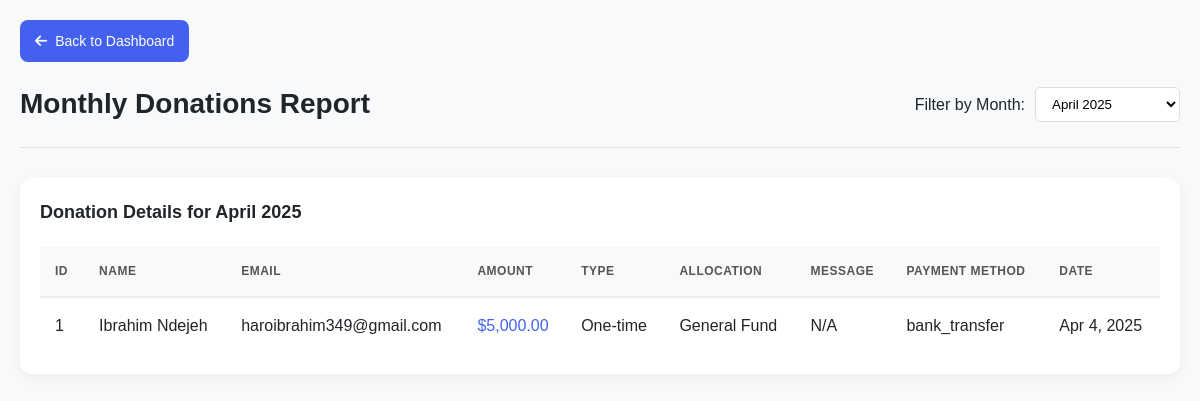
The app's page /monthly_donations.php (signed in) with its own data.
### tables this page shows
CREATE TABLE `donations` (
  `id` int(11) NOT NULL,
  `name` varchar(100) NOT NULL,
  `email` varchar(100) NOT NULL,
  `donation_type` varchar(50) NOT NULL,
  `allocation` varchar(50) NOT NULL,
  `amount` decimal(10,2) NOT NULL,
  `message` text DEFAULT NULL,
  `payment_method` varchar(50) NOT NULL,
  `donation_date` datetime NOT NULL
);

### monthly_donations.php (the view, shortened to what this page needs)
<?php
try
{
    require 'db.php';
    $pdo->query("SELECT 1");
} catch (PDOException $e)
{
    error_log("Database connection error: " . $e->getMessage());
    die("Could not connect to the database. Please try again later.");
}
try
{
    $stmt = $pdo->query("
        SELECT
            id,
            name,
            email,
            donation_type,
            allocation,
            amount,
            message,
            payment_method,
            donation_date
        FROM donations
        ORDER BY donation_date DESC
    ");
    $donations = $stmt->fetchAll(PDO::FETCH_ASSOC);
} catch (PDOException $e)
{
    error_log("Database query error: " . $e->getMessage());
    $error = "An error occurred while fetching donation data. Please try again later.";
} catch (Exception $e)
{
    error_log("Application error: " . $e->getMessage());
    $error = $e->getMessage();
}
$currentMonth = isset($_GET['month']) ? $_GET['month'] : date('Y-m');
$filteredDonations = [];
if (empty($error) && !empty($donations))
{
    $filteredDonations = array_filter($donations, function ($donation) use ($currentMonth)
    {
        return strpos($donation['donation_date'], $currentMonth) === 0;
    });
}
$months = [];
for ($i = 0; $i < 12; $i++) {
    $timestamp = strtotime("-$i months");
    $value = date('Y-m', $timestamp);
    $label = date('F Y', $timestamp);
    $months[$value] = $label;
}
?>
<!DOCTYPE html>
<html lang="en">
<head>
    <link rel="stylesheet" href="https://cdnjs.cloudflare.com/ajax/libs/font-awesome/6.0.0-beta3/css/all.min.css">
</head>
<body>
    <div class="app-container">
        <a href="admin_dashboard.php" class="back-button">
            <i class="fas fa-arrow-left"></i>
            Back to Dashboard
        </a>
        <div class="header">
            <h1>Monthly Donations Report</h1>
            <div class="filter-container">
                <label for="month-filter">Filter by Month:</label>
                <select id="month-filter" onchange="location.href='?month=' + this.value">
                    <?php foreach ($months as $value => $label): ?>
                        <option value="<?= htmlspecialchars($value) ?>" <?= $value === $currentMonth ? 'selected' : '' ?>>
                            <?= htmlspecialchars($label) ?>
                        </option>
                    <?php endforeach; ?>
                </select>
            </div>
        </div>
        <div class="table-container">
            <div class="table-header">
                <h2 class="table-title">Donation Details for <?= htmlspecialchars(date('F Y', strtotime($currentMonth))) ?></h2>
            </div>
            <table>
                <thead>
                    <tr>
                        <th>ID</th>
                        <th>Name</th>
                        <th>Email</th>
                        <th>Amount</th>
                        <th>Type</th>
                        <th>Allocation</th>
                        <th>Message</th>
                        <th>Payment Method</th>
                        <th>Date</th>
                    </tr>
                </thead>
                <tbody>
                    <?php if (empty($filteredDonations)): ?>
                        <tr>
                            <td colspan="9" class="no-data">
                                <i class="fas fa-info-circle" style="margin-right: 8px;"></i>
                                No donations found for this month
                            </td>
                        </tr>
                    <?php else: ?>
                        <?php foreach ($filteredDonations as $donation): ?>
                            <tr>
                                <td><?= htmlspecialchars($donation['id']) ?></td>
                                <td><?= htmlspecialchars($donation['name']) ?></td>
                                <td><?= htmlspecialchars($donation['email']) ?></td>
                                <td class="amount">$<?= number_format($donation['amount'], 2) ?></td>
                                <td><?= htmlspecialchars($donation['donation_type']) ?></td>
                                <td><?= htmlspecialchars($donation['allocation']) ?></td>
                                <td><?= !empty($donation['message']) ? htmlspecialchars($donation['message']) : 'N/A' ?></td>
                                <td><?= htmlspecialchars($donation['payment_method']) ?></td>
                                <td><?= htmlspecialchars(date('M j, Y', strtotime($donation['donation_date']))) ?></td>
                            </tr>
                        <?php endforeach; ?>
                    <?php endif; ?>
                </tbody>
            </table>
        </div>
    </div>
</body>
</html>

### monthly_donations.php (style rules this page uses)
:root { --primary: #4361ee; --primary-light: #4895ef; --success: #4cc9f0; --warning: #f8961e; --danger: #f72585; --dark: #212529; --light: #f8f9fa; --transition: all 0.3s ease; }
* { margin: 0; padding: 0; box-sizing: border-box; }
body { font-family: 'Poppins', sans-serif; background-color: var(--light); color: var(--dark); line-height: 1.6; }
.app-container { padding: 20px; max-width: 1200px; margin: 0 auto; }
.back-button { display: inline-flex; align-items: center; background-color: var(--primary); color: white; padding: 10px 15px; border-radius: 8px; text-decoration: none; font-size: 14px; margin-bottom: 20px; transition: var(--transition); }
.back-button i { margin-right: 8px; }
.header { display: flex; justify-content: space-between; align-items: center; margin-bottom: 30px; padding-bottom: 20px; border-bottom: 1px solid #e0e0e0; flex-wrap: wrap; gap: 15px; }
.header h1 { font-size: 28px; color: var(--dark); }
.filter-container { display: flex; align-items: center; gap: 10px; }
.filter-container label { font-weight: 500; }
.filter-container select { padding: 8px 12px; border-radius: 5px; border: 1px solid #ddd; background-color: white; cursor: pointer; }
.table-container { background-color: white; border-radius: 12px; box-shadow: 0 4px 12px rgba(0, 0, 0, 0.05); padding: 20px; overflow-x: auto; }
.table-header { display: flex; justify-content: space-between; align-items: center; margin-bottom: 20px; }
.table-title { font-size: 18px; font-weight: 600; color: var(--dark); }
table { width: 100%; border-collapse: collapse; min-width: 800px; }
th { background-color: #f8f9fa; color: #555; font-weight: 600; text-align: left; padding: 15px; border-bottom: 2px solid #eee; text-transform: uppercase; font-size: 12px; letter-spacing: 0.5px; }
td { padding: 15px; border-bottom: 1px solid #eee; vertical-align: middle; }
tr:last-child td { border-bottom: none; }
.amount { font-weight: 500; color: var(--primary); }

### records on screen
donations: id "1", name "Ibrahim Ndejeh", email "haroibrahim349@gmail.com", amount "5,000.00", donation_type "One-time", allocation "General Fund", message "N/A", payment_method "bank_transfer", donation_date "Apr 4, 2025"

### other values on screen
date('F Y', strtotime($currentMonth)) "April 2025"
form field value "April 2025"
